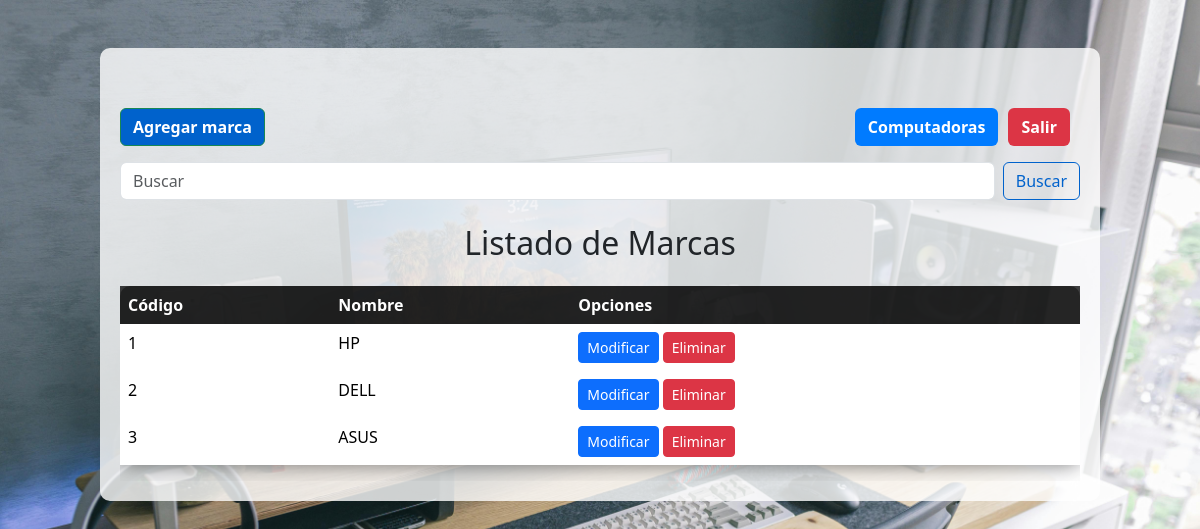
The app's page /PuellaSystem/admin/brands.php (signed in) with its own data.
### tables this page shows
CREATE TABLE tbl_Brand(
	BrandID INT PRIMARY KEY auto_increment,
    BrandName VARCHAR(100)
);

### PuellaSystem/admin/brands.php (the view, shortened to what this page needs)
<?php
include_once("../conf/conf.php");
$search = "";
$query = "SELECT BrandID, brandName FROM tbl_Brand
          WHERE BrandID LIKE '%$search%'
          OR brandName LIKE '%$search%'";
$execute = mysqli_query($con, $query);
?>
<!DOCTYPE html>
<html lang="en">
<head>
    <link href="https://cdn.jsdelivr.net/npm/bootstrap@5.3.3/dist/css/bootstrap.min.css" rel="stylesheet">
    <link rel="stylesheet" href="../css/brands.css">
</head>
<body>
    <div class="container mt-5">
        <nav class="nav nav-pills flex-column flex-sm-row mb-4">
            <a class="flex-sm-fill text-sm-center nav-link" href="#" id="welcomeMessage"></a>
        </nav>
        <div class="d-flex justify-content-between mb-3">
            <a href="addBrand.php" class="btn btn-success btn-custom">Agregar marca</a>
            <div class="d-flex">
                <a href="index.php" class="btn btn-marca btn-custom">Computadoras</a>
                <a href="exit.php" class="btn btn-salir btn-custom">Salir</a>
            </div>
        </div>
        <form method="POST" class="d-flex mb-4">
            <input class="form-control me-2" type="search" placeholder="Buscar" aria-label="Buscar" name="search" value="<?php echo htmlspecialchars($search); ?>">
            <button class="btn btn-outline-info" type="submit">Buscar</button>
        </form>
        <h2 class="text-center mb-4">Listado de Marcas</h2>
        <div class="table-responsive">
            <table class="table table-custom">
                <thead>
                    <tr>
                        <th>Código</th>
                        <th>Nombre</th>
                        <th>Opciones</th>
                    </tr>
                </thead>
                <tbody>
                    <?php
                    while ($row = mysqli_fetch_array($execute)) {
                        echo "<tr>";
                        echo "<td>" . $row[0] . "</td>";
                        echo "<td>" . $row[1] . "</td>";
                        echo "<td>
                                <a href='editBrand.php?BrandID=" . $row[0] . "' class='btn btn-primary btn-sm'>Modificar</a>
                                <a href='brandControls.php?BrandID=" . $row[0] . "&delFlag=3' class='btn btn-danger btn-sm'>Eliminar</a>
                              </td>";
                        echo "</tr>";
                    }
                    ?>
                </tbody>
            </table>
        </div>
    </div>
</body>
</html>

### PuellaSystem/css/brands.css (style rules this page uses)
body { background-image: url('../resources/img/fondo1.jpg'); background-size: cover; background-repeat: no-repeat; background-attachment: fixed; z-index: -1; }
.container { max-width: 1000px; margin: 0 auto; padding-top: 60px; background: rgba(255, 255, 255, 0.8); border-radius: 10px; padding: 20px; }
.btn-custom { background-color: #0062cc; color: white; font-weight: bold; }
.btn-marca { background-color: #007bff; }
.btn-salir { background-color: #dc3545; }
.d-flex > a { margin-right: 10px; }
.table-custom { background: rgba(0, 0, 0, 0.5); color: white; border-radius: 10px; box-shadow: 0 0 20px rgba(0, 0, 0, 0.5); }
.table-custom thead th { background: rgba(0, 0, 0, 0.7); color: white; }
.table-custom tbody tr { background: rgba(0, 0, 0, 0.3); }
.table-custom tbody tr:nth-child(even) { background: rgba(0, 0, 0, 0.5); }
.table-custom td, .table-custom th { border: none; }
.btn-outline-info { color: #0062cc; border-color: #0062cc; }

### records on screen
tbl_brand: BrandID "1", BrandName "HP"
tbl_brand: BrandID "2", BrandName "DELL"
tbl_brand: BrandID "3", BrandName "ASUS"
